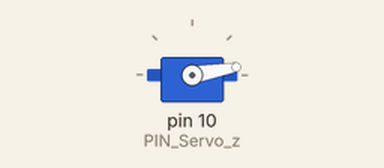
Recording of a sketch running on a simulated Arduino Uno, built with avr-gcc and run on an emulated ATmega328P. On the bench: servo.

Above: at 0.05 s.
At 1.35 s:
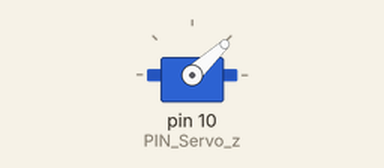
At 2.35 s:
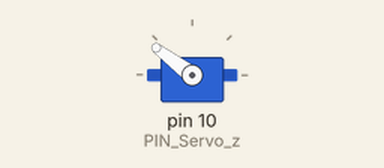
At 4.7 s:
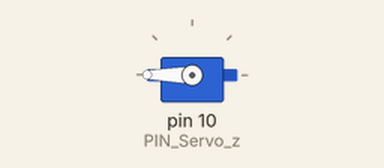
Timing chart, 0 to 6.1 s (numbered marks = the images above):
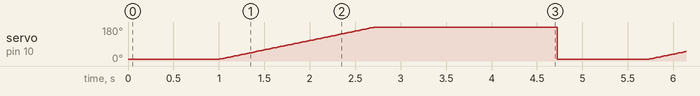

Measured:
- by itself, servo on pin 10 (PIN_Servo_z): ramps from 10° to 180° and jumps back, once every 4.7 s

The sketch:

testServo.ino
```cpp
#include <Servo.h>

#define PIN_Servo_z 10
#define PIN_Servo_y 11

Servo myServo;

void setup(){
  // Change the pin to control the other servo.
  myServo.attach(PIN_Servo_z);
}

void loop(){
  myServo.write(10);
  delay(1000);
  for(int i=10; i<=180; i++){
    myServo.write(i);
    delay(10);
  }
  delay(2000);
}
```
